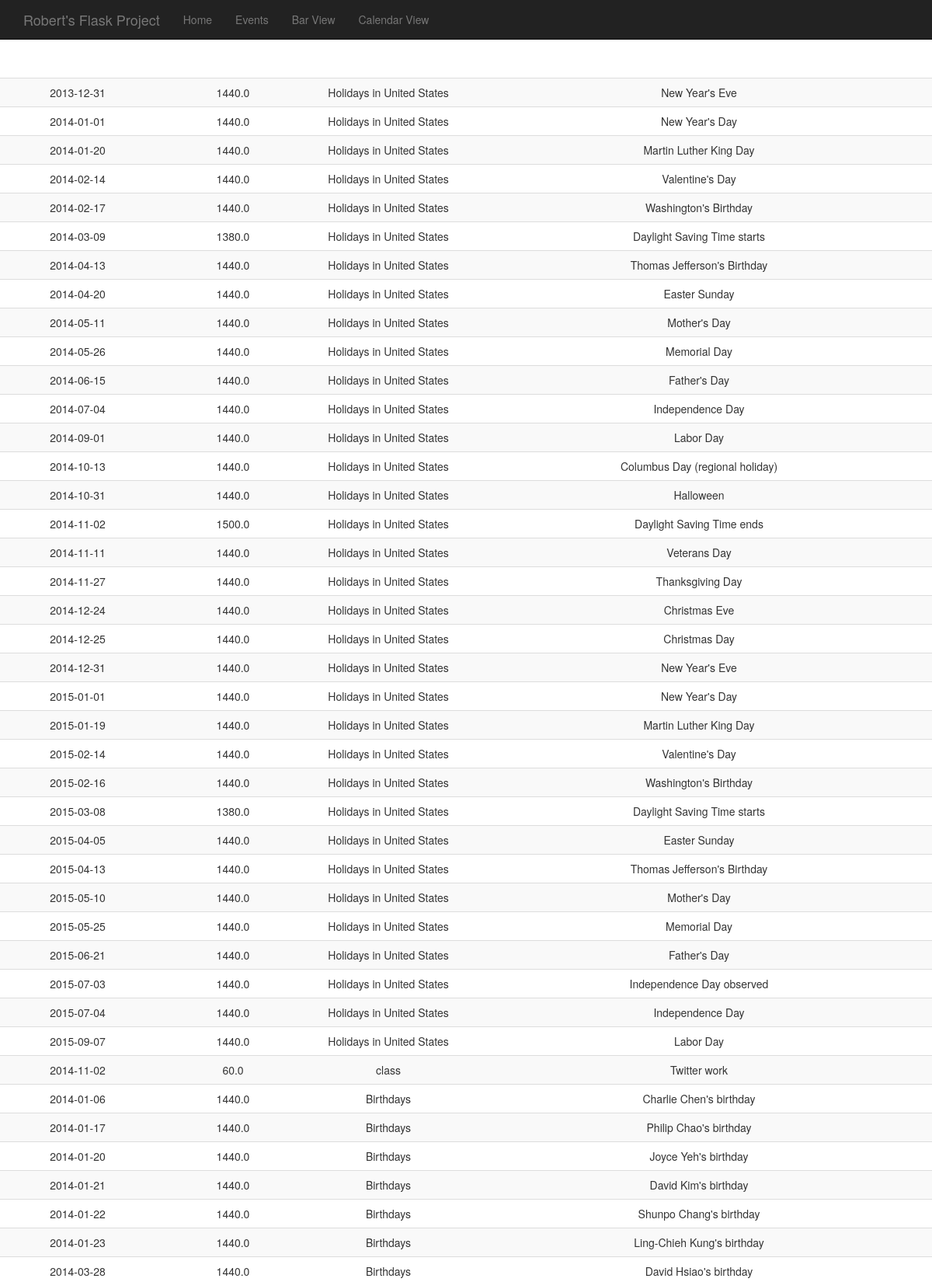
/dbdisplay/duration/30.0 (upper part), run on the app's committed database.
### models/models.py (models this page shows, shortened)
class Events(db.Model):
	__tablename__ = 'events_full'
	id = Column(Integer, primary_key=True)
	date = Column(Date)
	duration = Column(Float)
	event_type = Column(String)
	event_name = Column(String)

### webapp.py (the view)
@webapp.route('/dbdisplay/duration/<duration>')
def display_duration_greater_than(duration):
  return render_template("dbdisplay.html",
                         events = Events.query.filter(Events.duration > float(duration)).all())

### templates/dbdisplay.html (shortened to what this page needs)
{% extends "base.html" %}
{% block content %}
<table class="table table-striped table-hover" style="margin-left: auto; margin-right: auto;">
{% for event in events %}
  <tr align="center">
	<td class="col-md-2">{{ event.date }}</td>
	<td class="col-md-2">{{ event.duration }}</td>
	<td class="col-md-2">{{ event.event_type }}</td>
	<td class="col-md-8">{{ event.event_name }}</td>
  </tr>
{% endfor %}
</table>
{% endblock %}

### templates/base.html (shortened to what this page needs)
<!DOCTYPE html>
<html lang="en">
  <head>
    <link href="/static/css/bootstrap.css" rel="stylesheet">
  </head>
  <body>
    <div class="navbar navbar-inverse navbar-fixed-top" role="navigation">
      <div class="container">
        <div class="navbar-header">
          <a class="navbar-brand" href="#">Robert's Flask Project</a>
        </div>
        <div class="collapse navbar-collapse">
          <ul class="nav navbar-nav">
            <li><a href="/">Home</a></li>
            <li><a href="/dbdisplay">Events</a></li>
            <li><a href="/bars">Bar View</a></li>
            <li><a href="/calendar">Calendar View</a></li>
          </ul>
        </div>
      </div>
    </div>
    <div style="display: table; margin: auto;">
    {% block content %}
    {% endblock %}
    </div>
  </body>
</html>

### templates/base.html (style rules this page uses)
body { padding-top: 100px; }

### data on the page
Events: date "2013-12-31", duration "1440.0", event_type "Holidays in United States", event_name "New Year's Eve"
Events: date "2014-01-01", duration "1440.0", event_type "Holidays in United States", event_name "New Year's Day"
Events: date "2014-01-20", duration "1440.0", event_type "Holidays in United States", event_name "Martin Luther King Day"
Events: date "2014-02-14", duration "1440.0", event_type "Holidays in United States", event_name "Valentine's Day"
Events: date "2014-02-17", duration "1440.0", event_type "Holidays in United States", event_name "Washington's Birthday"
Events: date "2014-03-09", duration "1380.0", event_type "Holidays in United States", event_name "Daylight Saving Time starts"
Events: date "2014-04-13", duration "1440.0", event_type "Holidays in United States", event_name "Thomas Jefferson's Birthday"
Events: date "2014-04-20", duration "1440.0", event_type "Holidays in United States", event_name "Easter Sunday"
Events: date "2014-05-11", duration "1440.0", event_type "Holidays in United States", event_name "Mother's Day"
Events: date "2014-05-26", duration "1440.0", event_type "Holidays in United States", event_name "Memorial Day"
Events: date "2014-06-15", duration "1440.0", event_type "Holidays in United States", event_name "Father's Day"
Events: date "2014-07-04", duration "1440.0", event_type "Holidays in United States", event_name "Independence Day"
Events: date "2014-09-01", duration "1440.0", event_type "Holidays in United States", event_name "Labor Day"
Events: date "2014-10-13", duration "1440.0", event_type "Holidays in United States", event_name "Columbus Day (regional holiday)"
Events: date "2014-10-31", duration "1440.0", event_type "Holidays in United States", event_name "Halloween"
Events: date "2014-11-02", duration "1500.0", event_type "Holidays in United States", event_name "Daylight Saving Time ends"
Events: date "2014-11-11", duration "1440.0", event_type "Holidays in United States", event_name "Veterans Day"
Events: date "2014-11-27", duration "1440.0", event_type "Holidays in United States", event_name "Thanksgiving Day"
Events: date "2014-12-24", duration "1440.0", event_type "Holidays in United States", event_name "Christmas Eve"
Events: date "2014-12-25", duration "1440.0", event_type "Holidays in United States", event_name "Christmas Day"
Events: date "2014-12-31", duration "1440.0", event_type "Holidays in United States", event_name "New Year's Eve"
Events: date "2015-01-01", duration "1440.0", event_type "Holidays in United States", event_name "New Year's Day"
Events: date "2015-01-19", duration "1440.0", event_type "Holidays in United States", event_name "Martin Luther King Day"
Events: date "2015-02-14", duration "1440.0", event_type "Holidays in United States", event_name "Valentine's Day"
Events: date "2015-02-16", duration "1440.0", event_type "Holidays in United States", event_name "Washington's Birthday"
Events: date "2015-03-08", duration "1380.0", event_type "Holidays in United States", event_name "Daylight Saving Time starts"
Events: date "2015-04-05", duration "1440.0", event_type "Holidays in United States", event_name "Easter Sunday"
Events: date "2015-04-13", duration "1440.0", event_type "Holidays in United States", event_name "Thomas Jefferson's Birthday"
Events: date "2015-05-10", duration "1440.0", event_type "Holidays in United States", event_name "Mother's Day"
Events: date "2015-05-25", duration "1440.0", event_type "Holidays in United States", event_name "Memorial Day"
Events: date "2015-06-21", duration "1440.0", event_type "Holidays in United States", event_name "Father's Day"
Events: date "2015-07-03", duration "1440.0", event_type "Holidays in United States", event_name "Independence Day observed"
Events: date "2015-07-04", duration "1440.0", event_type "Holidays in United States", event_name "Independence Day"
Events: date "2015-09-07", duration "1440.0", event_type "Holidays in United States", event_name "Labor Day"
Events: date "2014-11-02", duration "60.0", event_type "class", event_name "Twitter work"
Events: date "2014-01-06", duration "1440.0", event_type "Birthdays", event_name "Charlie Chen's birthday"
Events: date "2014-01-17", duration "1440.0", event_type "Birthdays", event_name "Philip Chao's birthday"
Events: date "2014-01-20", duration "1440.0", event_type "Birthdays", event_name "Joyce Yeh's birthday"
Events: date "2014-01-21", duration "1440.0", event_type "Birthdays", event_name "David Kim's birthday"
Events: date "2014-01-22", duration "1440.0", event_type "Birthdays", event_name "Shunpo Chang's birthday"
Events: date "2014-01-23", duration "1440.0", event_type "Birthdays", event_name "Ling-Chieh Kung's birthday"
Events: date "2014-03-28", duration "1440.0", event_type "Birthdays", event_name "David Hsiao's birthday"
